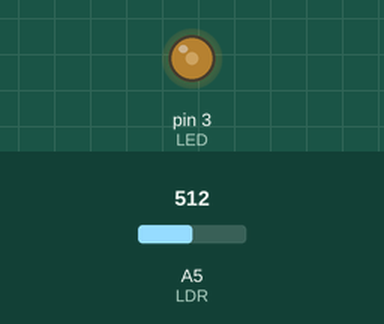
This sketch was run on a simulated Arduino Uno, built with avr-gcc and run on an emulated ATmega328P. Shown: output pins drawn as LEDs (lit = HIGH). The test bench sets the inputs (shaded band); at power-on: A5 (LDR) = 512.

Above: at 1.2 s.
1.3 s: A5 (LDR) set to 390
At 1.9 s:
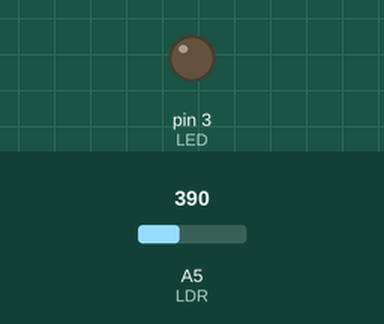
2.8 s: A5 (LDR) set to 420
At 3.1 s:
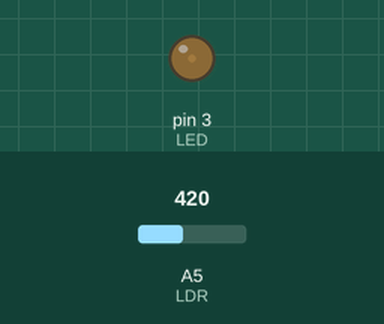
4.3 s: A5 (LDR) set to 710
At 5.4 s:
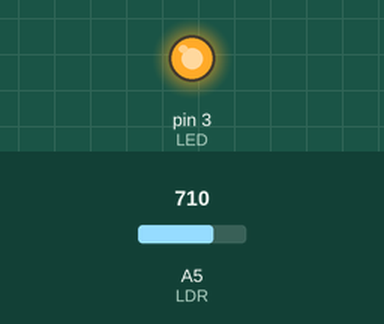
5.8 s: A5 (LDR) set to 306
At 6.6 s:
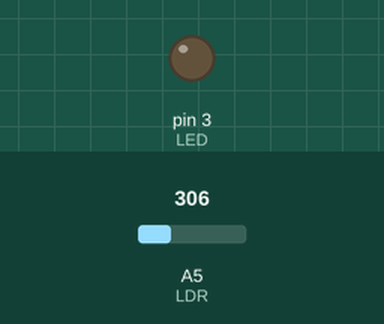
7.3 s: A5 (LDR) set to 716
At 7.7 s:
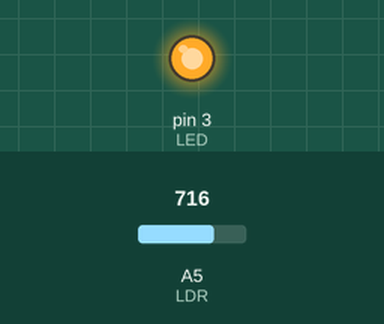
Timing chart, 0 to 9.8 s (numbered marks = the images above; inputs shaded):
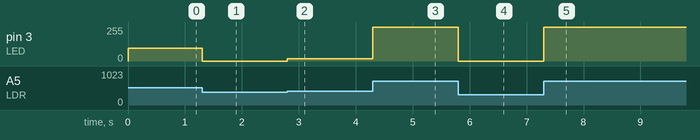

The sketch:

prog_6.ino
```cpp
#define LDR A5
#define LED 3

int brilho, leitura_LDR;

void setup()
{
  pinMode(LED, OUTPUT);
  pinMode(LDR, INPUT);


}

void loop()
{
  leitura_LDR = analogRead(LDR);
  if(leitura_LDR > 700)
    leitura_LDR = 700;
  if(leitura_LDR < 400)
    leitura_LDR = 400;

  brilho = map(leitura_LDR, 400, 700, 0, 255);
  analogWrite(LED, brilho);

}
```

Measured:
- after the input at 1.3 s, pin 3 (LED): 95/255 → 0/255 at once
- after the input at 2.8 s, pin 3 (LED): 0/255 → 17/255 at once
- after the input at 4.3 s, pin 3 (LED): 17/255 → 255/255 at once
- after the input at 5.8 s, pin 3 (LED): 255/255 → 0/255 at once
- after the input at 7.3 s, pin 3 (LED): 0/255 → 255/255 at once
